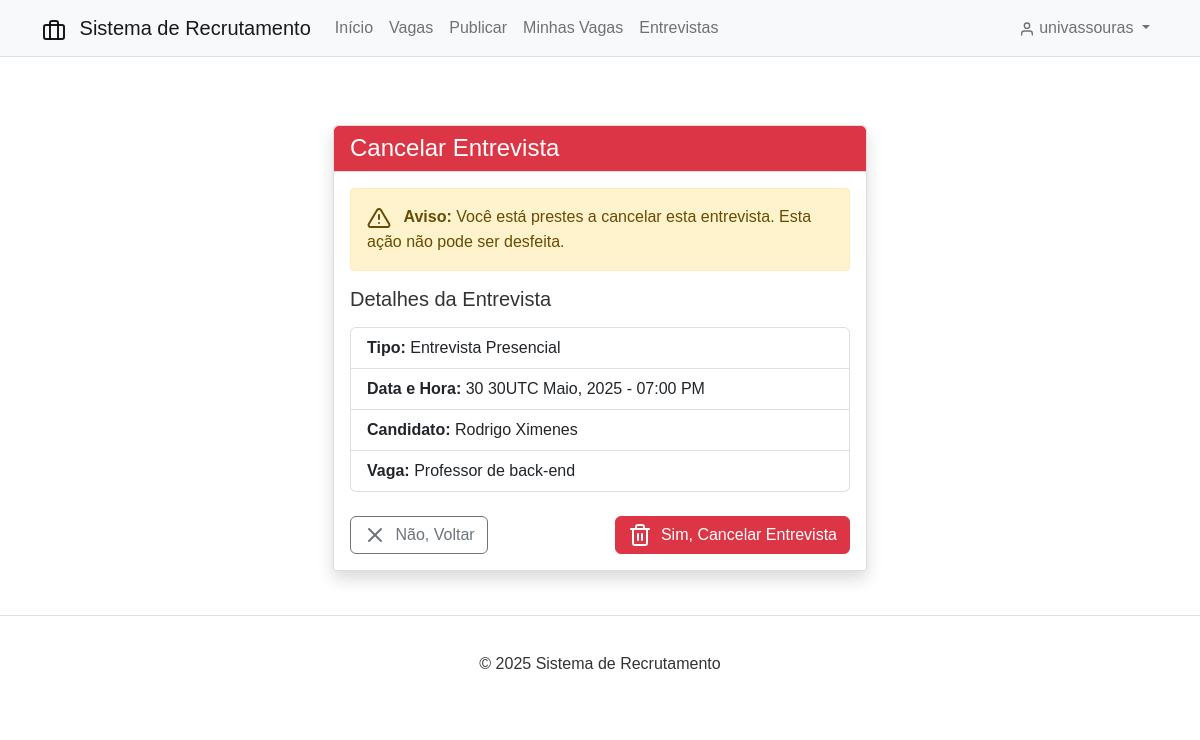
The page /interviews/2/cancel/ (signed in) on the database its author committed.
### users/models.py (models this page shows, shortened)
class CustomUser(AbstractUser):
    class Role(models.TextChoices):
        CANDIDATE = 'CANDIDATE', _('Candidato')
        RECRUITER = 'RECRUITER', _('Recrutador')
        ADMIN = 'ADMIN', _('Administrador')
    role = models.CharField(
        max_length=20,
        choices=Role.choices,
        default=Role.CANDIDATE,
        help_text=_('Determines the user type and permissions')
    )
    phone = models.CharField(max_length=20, blank=True, null=True)
    bio = models.TextField(blank=True, null=True)
    def is_candidate(self):
        return self.role == self.Role.CANDIDATE
    def is_recruiter(self):
        return self.role == self.Role.RECRUITER

### interviews/models.py (models this page shows, shortened)
class Interview(models.Model):
    class InterviewType(models.TextChoices):
        PHONE = 'PHONE', 'Entrevista por Telefone'
        VIDEO = 'VIDEO', 'Chamada de Vídeo'
        IN_PERSON = 'IN_PERSON', 'Entrevista Presencial'
        TECHNICAL = 'TECHNICAL', 'Avaliação Técnica'
    class InterviewStatus(models.TextChoices):
        SCHEDULED = 'SCHEDULED', 'Agendado'
        COMPLETED = 'COMPLETED', 'Concluído'
        CANCELED = 'CANCELED', 'Cancelado'
        RESCHEDULED = 'RESCHEDULED', 'Remarcado'
    application = models.ForeignKey(Application, on_delete=models.CASCADE, related_name='interviews')
    interview_type = models.CharField(max_length=20, choices=InterviewType.choices)
    date_time = models.DateTimeField()
    duration_minutes = models.PositiveIntegerField(default=30)
    location = models.CharField(max_length=255, blank=True, null=True,
                               help_text="Physical location or meeting link")
    status = models.CharField(max_length=20, choices=InterviewStatus.choices, default=InterviewStatus.SCHEDULED)
    notes = models.TextField(blank=True, null=True)
    feedback = models.TextField(blank=True, null=True)
    created_at = models.DateTimeField(auto_now_add=True)
    updated_at = models.DateTimeField(auto_now=True)
    @property
    def recruiter(self):
        return self.application.job.recruiter
    class Meta:
        ordering = ['date_time']

### jobs/models.py (models this page shows, shortened)
class Application(models.Model):
    class Status(models.TextChoices):
        APPLIED = 'APPLIED', 'Candidatado'
        REVIEWING = 'REVIEWING', 'Em análise'
        SHORTLISTED = 'SHORTLISTED', 'Pré-selecionado'
        REJECTED = 'REJECTED', 'Rejeitado'
        HIRED = 'HIRED', 'Contratado'
    job = models.ForeignKey(Job, on_delete=models.CASCADE, related_name='applications')
    candidate = models.ForeignKey(CustomUser, on_delete=models.CASCADE, related_name='applications')
    cover_letter = models.TextField()
    status = models.CharField(max_length=20, choices=Status.choices, default=Status.APPLIED)
    applied_at = models.DateTimeField(auto_now_add=True)
    updated_at = models.DateTimeField(auto_now=True)
    recruiter_notes = models.TextField(blank=True, null=True)
    class Meta:
        unique_together = ('job', 'candidate')
        ordering = ['-applied_at']

class Job(models.Model):
    title = models.CharField(max_length=100)
    company = models.CharField(max_length=100)
    location = models.CharField(max_length=100)
    description = models.TextField()
    requirements = models.TextField()
    salary_range = models.CharField(max_length=100, blank=True, null=True)
    job_type = models.CharField(max_length=50, choices=[
        ('FULL_TIME', 'Integral'),
        ('PART_TIME', 'Parcial'),
        ('CONTRACT', 'Contrato'),
        ('INTERNSHIP', 'Estágio'),
    ])
    recruiter = models.ForeignKey(CustomUser, on_delete=models.CASCADE, related_name='posted_jobs')
    created_at = models.DateTimeField(auto_now_add=True)
    updated_at = models.DateTimeField(auto_now=True)
    deadline = models.DateTimeField(default=timezone.now)
    is_active = models.BooleanField(default=True)
    class Meta:
        ordering = ['-created_at']

### interviews/views.py (the view)
# urls.py: path('<int:interview_id>/cancel/', views.cancel_interview, name='cancel_interview'),
@login_required
def cancel_interview(request, interview_id):
    interview = get_object_or_404(Interview, pk=interview_id)
    if request.user != interview.recruiter and not request.user.is_admin():
        return HttpResponseForbidden("You don't have permission to cancel this interview.")
    if request.method == 'POST':
        interview.status = Interview.InterviewStatus.CANCELED
        interview.save()
        messages.success(request, "Interview has been canceled.")
        return redirect('my_interviews')
    return render(request, 'interviews/confirm_cancel.html', {
        'interview': interview
    })

### templates/interviews/confirm_cancel.html (shortened to what this page needs)
{% extends 'base.html' %}
{% block content %}
<div class="container">
    <div class="row">
        <div class="col-md-6 mx-auto">
            <div class="card shadow mt-5">
                <div class="card-header bg-danger text-white">
                    <h4 class="mb-0">Cancelar Entrevista</h4>
                </div>
                <div class="card-body">
                    <div class="alert alert-warning">
                        <i data-feather="alert-triangle" class="me-2"></i>
                        <strong>Aviso:</strong> Você está prestes a cancelar esta entrevista. Esta ação não pode ser desfeita.
                    </div>
                    <h5 class="card-title mb-3">Detalhes da Entrevista</h5>
                    <ul class="list-group mb-4">
                        <li class="list-group-item">
                            <strong>Tipo:</strong> {{ interview.get_interview_type_display }}
                        </li>
                        <li class="list-group-item">
                            <strong>Data e Hora:</strong> {{ interview.date_time|date:"d de F, Y - h:i A" }}
                        </li>
                        <li class="list-group-item">
                            <strong>Candidato:</strong> {{ interview.application.candidate.get_full_name|default:interview.application.candidate.username }}
                        </li>
                        <li class="list-group-item">
                            <strong>Vaga:</strong> {{ interview.application.job.title }}
                        </li>
                    </ul>
                    <form method="POST">
                        <div class="d-flex justify-content-between">
                            <a href="{% url 'interview_detail' interview.id %}" class="btn btn-outline-secondary">
                                <i data-feather="x" class="me-1"></i> Não, Voltar
                            </a>
                            <button type="submit" class="btn btn-danger">
                                <i data-feather="trash-2" class="me-1"></i> Sim, Cancelar Entrevista
                            </button>
                        </div>
                    </form>
                </div>
            </div>
        </div>
    </div>
</div>
{% endblock %}

### templates/base.html (shortened to what this page needs)
<!DOCTYPE html>
<html lang="pt-br">
<head>
    {% load static %}
    <link href="https://cdn.jsdelivr.net/npm/bootstrap@5.2.3/dist/css/bootstrap.min.css" rel="stylesheet">
    <link rel="stylesheet" href="{% static 'css/styles.css' %}">
</head>
<body>
    <nav class="navbar navbar-expand-lg navbar-light bg-light border-bottom">
        <div class="container">
            <a class="navbar-brand" href="{% url 'home' %}">
                <i data-feather="briefcase"></i> Sistema de Recrutamento
            </a>
            <div class="collapse navbar-collapse" id="navbarNav">
                <ul class="navbar-nav me-auto">
                    <li class="nav-item">
                        <a class="nav-link" href="{% url 'home' %}">Início</a>
                    </li>
                    <li class="nav-item">
                        <a class="nav-link" href="{% url 'job_list' %}">Vagas</a>
                    </li>
                    {% if user.is_authenticated %}
                        {% if user.is_candidate %}
                            <li class="nav-item">
                                <a class="nav-link" href="{% url 'my_applications' %}">Candidaturas</a>
                            </li>
                            <li class="nav-item">
                                <a class="nav-link" href="{% url 'my_interviews' %}">Entrevistas</a>
                            </li>
                        {% elif user.is_recruiter %}
                            <li class="nav-item">
                                <a class="nav-link" href="{% url 'job_create' %}">Publicar</a>
                            </li>
                            <li class="nav-item">
                                <a class="nav-link" href="{% url 'my_posted_jobs' %}">Minhas Vagas</a>
                            </li>
                            <li class="nav-item">
                                <a class="nav-link" href="{% url 'my_interviews' %}">Entrevistas</a>
                            </li>
                        {% endif %}
                    {% endif %}
                </ul>
                <ul class="navbar-nav">
                    {% if user.is_authenticated %}
                        <li class="nav-item dropdown">
                            <a class="nav-link dropdown-toggle" href="#" id="navbarDropdown" role="button" data-bs-toggle="dropdown">
                                <i data-feather="user" class="feather-small"></i> {{ user.username }}
                            </a>
                        </li>
                    {% endif %}
                </ul>
            </div>
        </div>
    </nav>
    <div class="container mt-3 mb-4">
        {% block content %}{% endblock %}
    </div>
    <footer class="border-top mt-4">
        <div class="container py-3 text-center">
            <p class="mb-0">&copy; {% now "Y" %} Sistema de Recrutamento</p>
        </div>
    </footer>
</body>
</html>

### static/css/styles.css (style rules this page uses)
body { font-family: Arial, sans-serif; color: #333; background-color: #fff; }
.feather { vertical-align: middle; }
.card { border-radius: 4px; margin-bottom: 20px; border: 1px solid #ddd; }
.card-header { background-color: #f8f9fa; border-bottom: 1px solid #ddd; }
.navbar { margin-bottom: 20px; }
.navbar-brand .feather { margin-right: 0.5rem; }
.feather-small { width: 16px; height: 16px; }
.alert { border-radius: 4px; }
footer { margin-top: 30px; padding: 20px 0; border-top: 1px solid #eee; }

### rows shown on the page
CustomUser: username "univassouras"
Interview: interview_type "Entrevista Presencial", date_time "30 30UTC Maio, 2025 - 07:00 PM", application.candidate.get_full_name "Rodrigo Ximenes", application.job "Professor de back-end"
